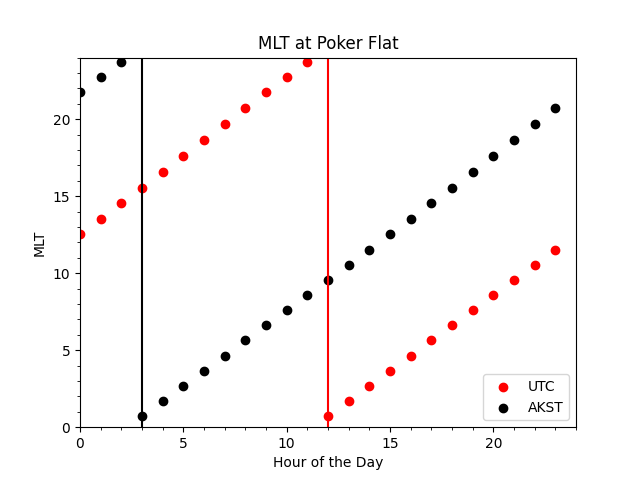

Write Python code to recreate this figure.
from datetime import datetime, timedelta
import pytz

import numpy as np
import matplotlib.pyplot as plt
import matplotlib.dates
import matplotlib.ticker
import IRBEM

m = IRBEM.MagFields(kext='OPQ77')

timeZ_AK = pytz.timezone('US/Alaska')

ut_times = [datetime(2022, 2, 24).replace(tzinfo=pytz.UTC) + timedelta(hours=i) for i in range(24)]
ak_times = [t.astimezone(tz=timeZ_AK) for t in ut_times]

mlt = np.zeros(24)
for i, time in enumerate(ut_times):
    mlt[i] = m.make_lstar(
        X={'time':time, 'x1':100, 'x2':65, 'x3':-147}, 
        maginput=None
        )['MLT'][0]

fig, ax = plt.subplots()
ax.xaxis.set_minor_locator(matplotlib.ticker.MultipleLocator(1))
ax.yaxis.set_minor_locator(matplotlib.ticker.MultipleLocator(1))
# ax.plot(ak_times, mlt, label='AK'); 
ax.scatter([t.hour for t in ut_times], mlt, c='r', label='UTC'); 
ax.scatter([t.hour for t in ak_times], mlt, c='k', label='AKST'); 
ax.axvline(12, c='r')
ax.axvline(3, c='k')
ax.set_xlabel('Hour of the Day')
ax.set_xlim(0, 24)
ax.set_ylabel('MLT')
ax.set_ylim(0, 24)
ax.set_title('MLT at Poker Flat')
plt.legend(); 
plt.show()
